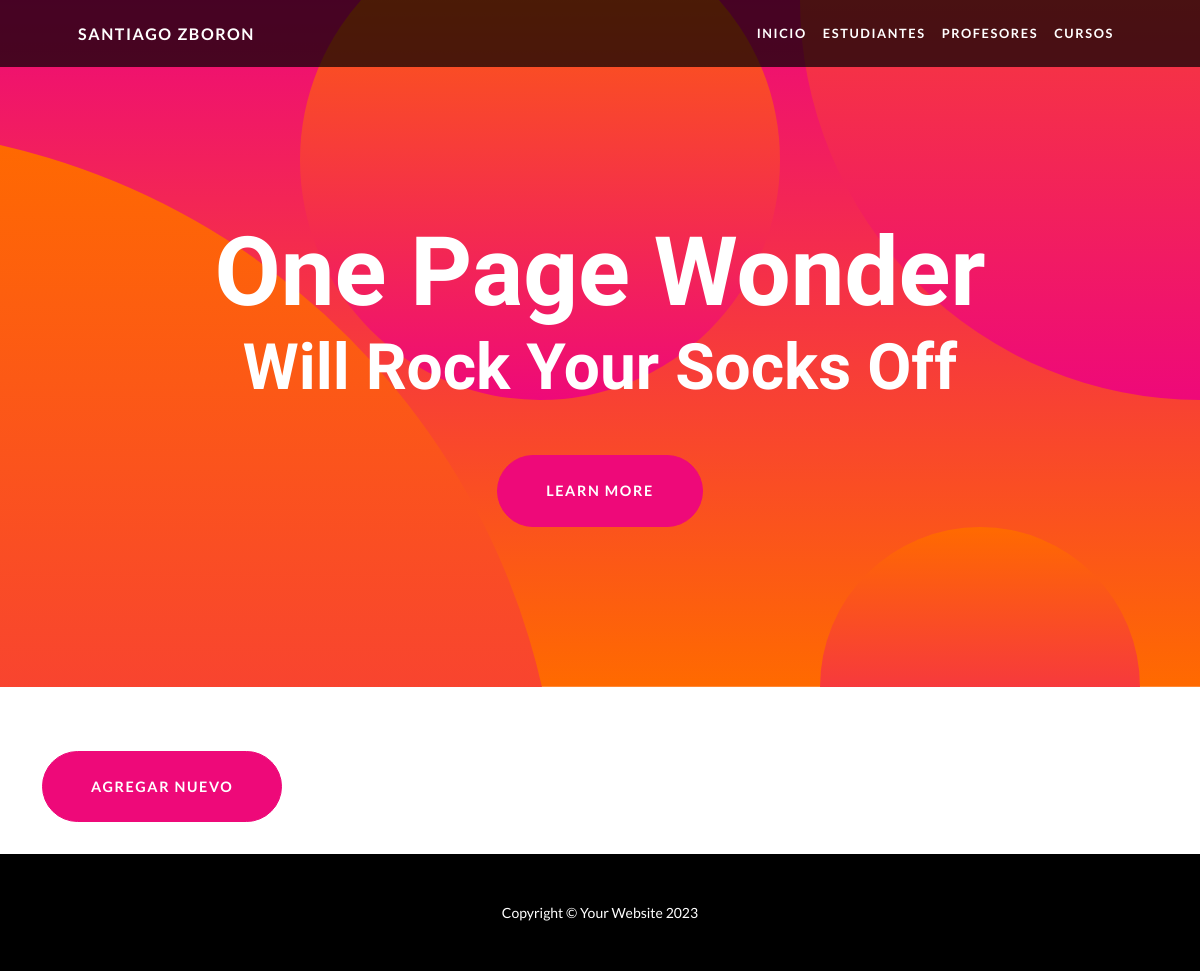
The page /AppEntrega3/estudiante-list/ on the database as committed earlier.
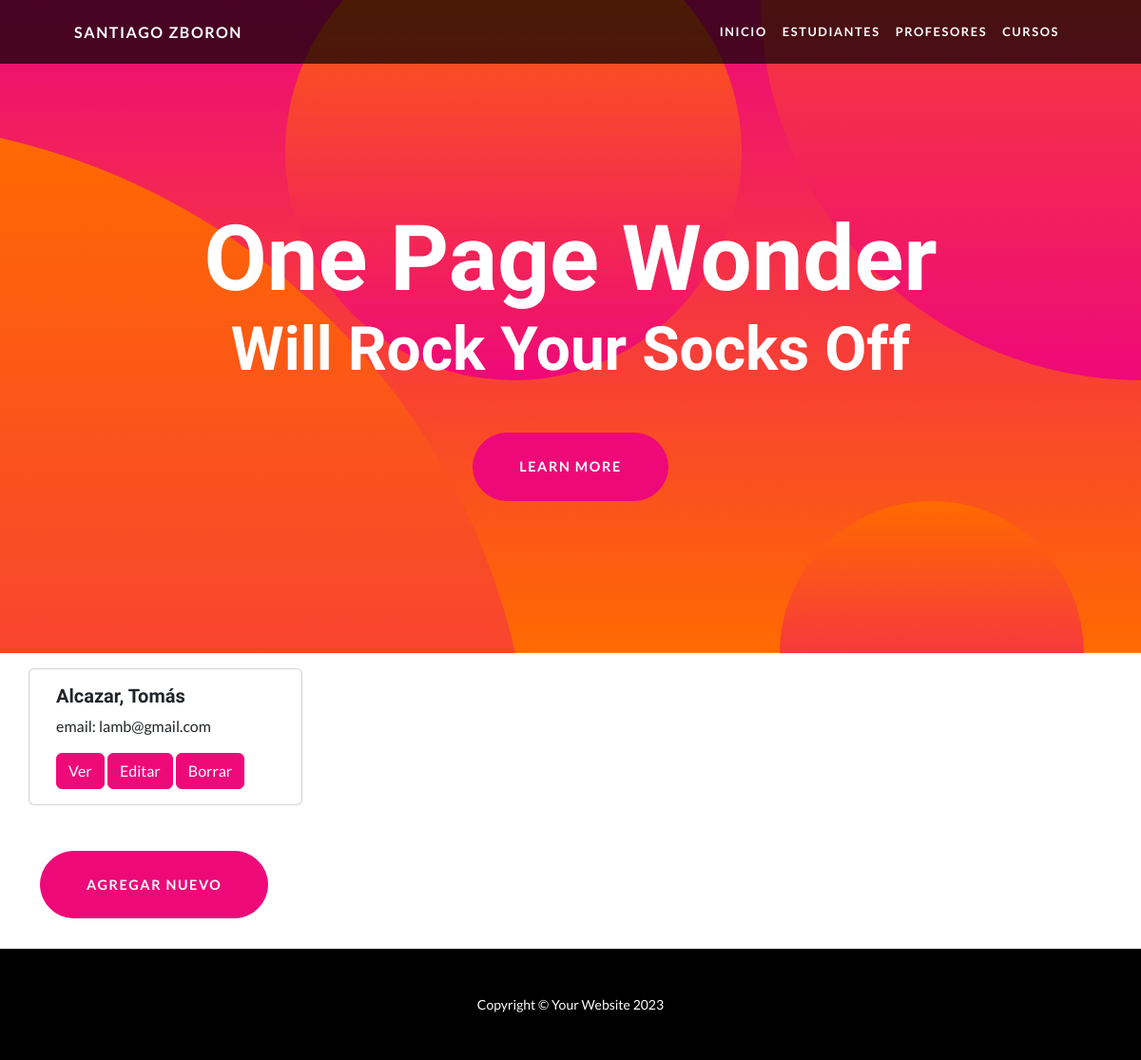
The same page on the database as committed later.
### AppEntrega3/models.py (models this page shows)
class Estudiante(models.Model):
    nombre = models.CharField(max_length=40)
    apellido = models.CharField(max_length=20)
    email = models.EmailField(max_length=40)

### AppEntrega3/views.py (the view)
# urls.py: path('estudiante-list/', views.EstudianteListView.as_view(), name="EstudianteList"),
class EstudianteListView(ListView):
    model = Estudiante
    template_name = "AppEntrega3/estudiante_list.html"

### AppEntrega3/templates/AppEntrega3/estudiante_list.html (shortened to what this page needs)
{% extends 'AppEntrega3/base.html' %}
{% load static %}
{% block main %}
<div class="row">
    {% for estudiante in object_list %}
        <div class="card" style="width: 18rem;" >
            <div class="card-body">
                <h5 class="card-title">{{ estudiante.apellido }}, {{ estudiante.nombre }}</h5>
                <p class="card-text">email: {{ estudiante.email }}</p>
            <a href="{% url 'EstudianteDetail' estudiante.id %}" class="btn btn-primary">Ver</a>
            <a href="{% url 'EstudianteUpdate' estudiante.id %}" class="btn btn-primary">Editar</a>
            <a href="{% url 'EstudianteDelete' estudiante.id %}" class="btn btn-primary">Borrar</a>
            </div>
        </div>
    {% endfor %}
</div>
<a class="btn btn-primary btn-xl rounded-pill mt-5" href="{% url 'EstudianteCreate' %}">Agregar nuevo</a>
{% endblock main %}

Rows that differ between the two databases and show on the page:
added Estudiante: apellido "Alcazar", nombre "Tomás", email "lamb@gmail.com"
